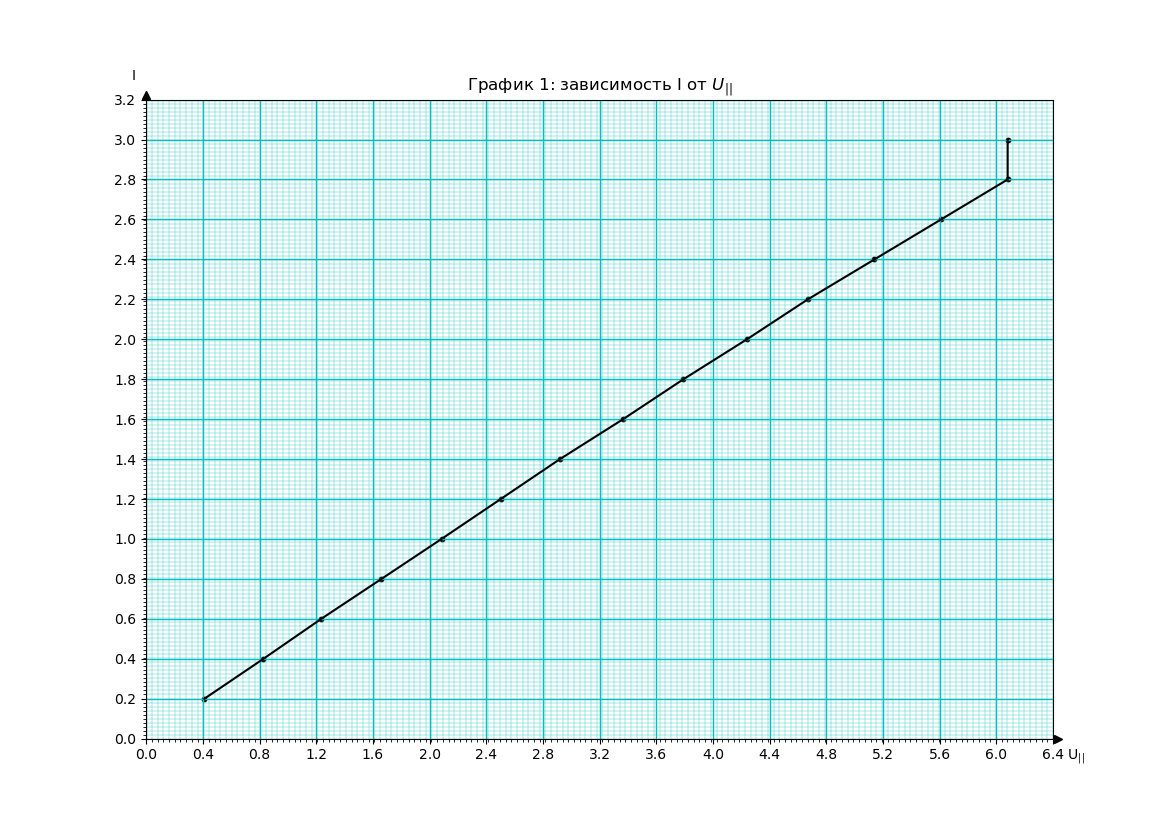

Source code (Python):
import numpy as np
import matplotlib.pyplot as plt
from matplotlib.ticker import MultipleLocator, LinearLocator

def get_data (file, x, y):
    for line in file:
        line = line.split(',')
        x.append(float(line[0]))
        y.append(float(line[1]))


def add_spaces_to_sides(string, num_before_dot, num_after_dot):
    left_len = len(string.split('.')[0]) 
    right_len = len(string.split('.')[1]) 
    if  left_len < num_before_dot:
        string = (num_before_dot-left_len)*" " + string
    if  right_len < num_after_dot:
        string = string + (num_after_dot-right_len)*'0'
    return string


def pair_point_method(x_list, y_list):
    output_file = open("table3.csv", "w")
    output_file.write("| № | ΔI, мА | ΔU_||, B | σ, (Ом*м)^-1|\n")
    output_file.write("+---+--------+----------+-------------+\n")

    angle = 0
    pairs = int(len(x_list)/2)
    print("pairs", pairs)
    σ_avr = 0
    for i in range(pairs):
        
        dU = (x_list[i+pairs] - x_list[i])
        dI = ((y_list[i+pairs] - y_list[i]))
        print("---\n", "i", i, "i+p", i+pairs,
             f"ΔI={dI} ΔU={dU} x[i]={x_list[i]} y[i]={y_list[i]}")
        angle += dI / dU
        Ui = round(dU, 3)
        Ii = round(dI, 3)
        σi = (l/S) * (Ii/Ui)
        σ_avr += σi 
        Ui = add_spaces_to_sides(str(Ui), 2, 3)
        Ii = add_spaces_to_sides(str(Ii), 1, 3)
        σi = add_spaces_to_sides(str(round(σi, 6)), 2, 3)
        output_file.write(f"| {i} | {Ii} | {Ui} | {σi} |\n")
    print("<σ> =",σ_avr/pairs)
    output_file.write("| σ-<σ>, (Ом*м)^-1| (σ-<σ>)^2, (Ом*м)^-1 |\n")
    output_file.write("+-----------------+---+------------------+\n")
    for i in range(pairs):
        dU = (x_list[i+pairs] - x_list[i])
        dI = ((y_list[i+pairs] - y_list[i]))
        Ui = dU#round(dU, 3)
        Ii = dI#round(dI, 3)
        σi = (l/S) * (Ii/Ui)
        print("σi = ", σi)
        output_file.write(f"| {σi-σ_avr} | {(σi-σ_avr)**2} |\n")
    output_file.close()
    return angle / pairs


def calc_parabola_vertex(x1, y1, x2, y2, x3, y3):
    denom = (x1-x2) * (x1-x3) * (x2-x3)
    A = (x3 * (y2-y1) + x2 * (y1-y3) + x1 * (y3-y2)) / denom
    B = (x3*x3 * (y1-y2) + x2*x2 * (y3-y1) + x1*x1 * (y2-y3)) / denom
    C = (x2 * x3 * (x2-x3) * y1+x3 * x1 * (x3-x1) * y2+x1 * x2 * (x1-x2) * y3) / denom
    return A, B, C

fig_width = 11.7; fig_height = 8.3 # Size of A4 paper in inches
file = "data1.csv"

l = 1.00 #mm
h = 1.00 #mm
d =  7.00 * 10**3 #mm
S = d*h

if __name__ == "__main__":
    print("l/S", l/S)
    file = open(file, "r")
    U = []; I = []
    get_data(file, I, U)
    U = np.array(U); I = np.array(I)
    print("Table 1")
    for i in range(len(U)):
        print(U[i], I[i])

    Fig = plt.figure(figsize=(fig_width, fig_height))
    Ax = Fig.add_subplot()

    step = 0.2
    xmin = 0.0; xmax = 6.4
    ymin = 0.0; ymax = 3.2
    mult = 25

    print("x", int((xmax-xmin)*mult))
    print("y", int((ymax-ymin)*mult))
    Ax.xaxis.set_major_locator(MultipleLocator(step*2))
    Ax.xaxis.set_minor_locator(LinearLocator(int((xmax-xmin)*mult)))
    Ax.yaxis.set_major_locator(MultipleLocator(step))
    Ax.yaxis.set_minor_locator(LinearLocator(int((ymax-ymin)*mult*2)))
    Ax.text(xmin-0.1, ymax+0.1, "I")
    Ax.text(xmax+0.1, ymin-0.1, r'U$_|$$_|$')
    Ax.set(xlim=(xmin, xmax), ylim=(ymin, ymax),
            title= r'График 1: зависимость I от $U_|$$_|$')

    Ax.grid(which='major', color='c', lw = 1)
    Ax.grid(which='minor', color='c', lw = 0.25)

    Ax.plot(1+0.005, ymin, ">k", transform=Ax.get_yaxis_transform(),
            clip_on=False)
    Ax.plot(xmin, 1+0.0075, "^k", transform=Ax.get_xaxis_transform(),
            clip_on=False)

    plt.plot   (U, I, color="black")
    plt.scatter(U, I, color="black", s=10)
    ##plt.show()
    plt.savefig("graph1.png")
    pair_point_method(U, I)
    
